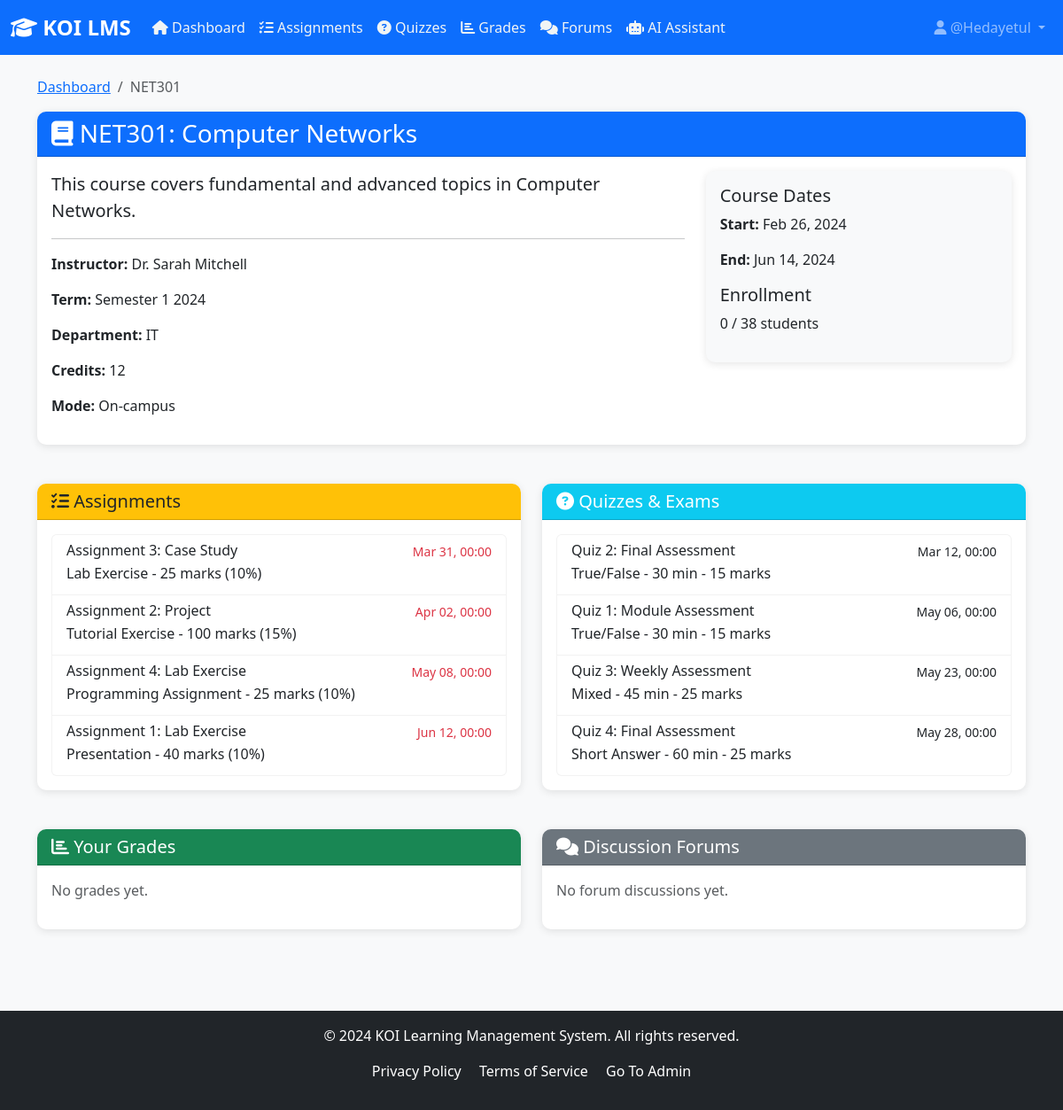
The app's page /course/NET301_Semester_1_2024/ (signed in) with its own data.
### lms_core/models.py (models this page shows, shortened)
class Course(models.Model):
    course_id = models.CharField(max_length=50, unique=True)
    course_code = models.CharField(max_length=20)
    course_name = models.CharField(max_length=200)
    instructor = models.CharField(max_length=100)
    term = models.CharField(max_length=50)
    level = models.IntegerField()
    credits = models.IntegerField()
    department = models.CharField(max_length=50)
    max_students = models.IntegerField(default=50)
    enrolled_count = models.IntegerField(default=0)
    mode = models.CharField(max_length=20, default='On-campus')
    start_date = models.DateField()
    end_date = models.DateField()
    description = models.TextField()
    class Meta:
        ordering = ['course_code', 'term']

class Assignment(models.Model):
    assignment_id = models.CharField(max_length=50, unique=True)
    course = models.ForeignKey(Course, on_delete=models.CASCADE, related_name='assignments')
    title = models.CharField(max_length=200)
    assignment_type = models.CharField(max_length=50)
    description = models.TextField()
    max_marks = models.IntegerField()
    weight = models.IntegerField()
    due_date = models.DateTimeField()
    submission_type = models.CharField(max_length=50)
    allow_late = models.BooleanField(default=False)
    late_penalty = models.IntegerField(default=0)
    class Meta:
        ordering = ['due_date']

class Quiz(models.Model):
    quiz_id = models.CharField(max_length=50, unique=True)
    course = models.ForeignKey(Course, on_delete=models.CASCADE, related_name='quizzes')
    title = models.CharField(max_length=200)
    quiz_type = models.CharField(max_length=50)
    max_marks = models.IntegerField()
    duration_minutes = models.IntegerField()
    date = models.DateTimeField()
    attempts_allowed = models.CharField(max_length=20)
    time_limit = models.BooleanField(default=True)
    shuffle_questions = models.BooleanField(default=False)
    class Meta:
        ordering = ['date']

### lms_core/views.py (the view)
# urls.py: path('course/<path:course_id>/', views.course_detail, name='course_detail'),
@login_required
def course_detail(request, course_id):
    try:
        student = request.user.student_profile
    except:
        messages.error(request, 'Student profile not found.')
        return redirect('dashboard')
    course = get_object_or_404(Course, course_id=course_id)
    enrollment = Enrollment.objects.filter(
        student=student,
        course=course
    ).first()
    if not enrollment:
        messages.error(request, 'You are not enrolled in this course.')
        return redirect('dashboard')
    assignments = Assignment.objects.filter(course=course).order_by('due_date')
    quizzes = Quiz.objects.filter(course=course).order_by('date')
    forums = Forum.objects.filter(course=course).order_by('-created_date')
    grades = Grade.objects.filter(student=student, course=course).order_by('-graded_date')
    context = {
        'course': course,
        'enrollment': enrollment,
        'assignments': assignments,
        'quizzes': quizzes,
        'forums': forums,
        'grades': grades,
    }
    return render(request, 'lms_core/course_detail.html', context)

### lms_core/templates/lms_core/course_detail.html (shortened to what this page needs)
{% extends 'lms_core/base.html' %}
{% block content %}
<div class="row">
    <div class="col-12">
        <nav aria-label="breadcrumb">
            <ol class="breadcrumb">
                <li class="breadcrumb-item"><a href="{% url 'dashboard' %}">Dashboard</a></li>
                <li class="breadcrumb-item active">{{ course.course_code }}</li>
            </ol>
        </nav>
    </div>
</div>
<div class="row mb-4">
    <div class="col-12">
        <div class="card">
            <div class="card-header bg-primary text-white">
                <h3 class="mb-0">
                    <i class="fas fa-book"></i> {{ course.course_code }}: {{ course.course_name }}
                </h3>
            </div>
            <div class="card-body">
                <div class="row">
                    <div class="col-md-8">
                        <p class="lead">{{ course.description }}</p>
                        <hr>
                        <p><strong>Instructor:</strong> {{ course.instructor }}</p>
                        <p><strong>Term:</strong> {{ course.term }}</p>
                        <p><strong>Department:</strong> {{ course.department }}</p>
                        <p><strong>Credits:</strong> {{ course.credits }}</p>
                        <p><strong>Mode:</strong> {{ course.mode }}</p>
                    </div>
                    <div class="col-md-4">
                        <div class="card bg-light">
                            <div class="card-body">
                                <h5>Course Dates</h5>
                                <p><strong>Start:</strong> {{ course.start_date|date:"M d, Y" }}</p>
                                <p><strong>End:</strong> {{ course.end_date|date:"M d, Y" }}</p>
                                <h5 class="mt-3">Enrollment</h5>
                                <p>{{ course.enrolled_count }} / {{ course.max_students }} students</p>
                            </div>
                        </div>
                    </div>
                </div>
            </div>
        </div>
    </div>
</div>
<div class="row">
    <div class="col-md-6 mb-4">
        <div class="card">
            <div class="card-header bg-warning text-dark">
                <h5 class="mb-0"><i class="fas fa-tasks"></i> Assignments</h5>
            </div>
            <div class="card-body">
                {% if assignments %}
                <div class="list-group">
                    {% for assignment in assignments %}
                    <div class="list-group-item">
                        <div class="d-flex w-100 justify-content-between">
                            <h6 class="mb-1">{{ assignment.title }}</h6>
                            <small class="text-danger">{{ assignment.due_date|date:"M d, H:i" }}</small>
                        </div>
                        <p class="mb-1">{{ assignment.assignment_type }} - {{ assignment.max_marks }} marks ({{ assignment.weight }}%)</p>
                    </div>
                    {% endfor %}
                </div>
                {% else %}
                <p class="text-muted">No assignments yet.</p>
                {% endif %}
            </div>
        </div>
    </div>
    <div class="col-md-6 mb-4">
        <div class="card">
            <div class="card-header bg-info text-white">
                <h5 class="mb-0"><i class="fas fa-question-circle"></i> Quizzes & Exams</h5>
            </div>
            <div class="card-body">
                {% if quizzes %}
                <div class="list-group">
                    {% for quiz in quizzes %}
                    <div class="list-group-item">
                        <div class="d-flex w-100 justify-content-between">
                            <h6 class="mb-1">{{ quiz.title }}</h6>
                            <small>{{ quiz.date|date:"M d, H:i" }}</small>
                        </div>
                        <p class="mb-1">{{ quiz.quiz_type }} - {{ quiz.duration_minutes }} min - {{ quiz.max_marks }} marks</p>
                    </div>
                    {% endfor %}
                </div>
                {% else %}
                <p class="text-muted">No quizzes scheduled yet.</p>
                {% endif %}
            </div>
        </div>
    </div>
</div>
<div class="row">
    <div class="col-md-6 mb-4">
        <div class="card">
            <div class="card-header bg-success text-white">
                <h5 class="mb-0"><i class="fas fa-chart-bar"></i> Your Grades</h5>
            </div>
            <div class="card-body">
                {% if grades %}
                <div class="list-group">
                    {% for grade in grades %}
                    <div class="list-group-item">
                        <div class="d-flex w-100 justify-content-between">
                            <h6 class="mb-1">{{ grade.assessment_type }}</h6>
                            <span class="badge bg-primary rounded-pill">{{ grade.percentage }}%</span>
                        </div>
                        <p class="mb-1">{{ grade.marks_obtained }}/{{ grade.max_marks }}</p>
                    </div>
                    {% endfor %}
                </div>
                {% else %}
                <p class="text-muted">No grades yet.</p>
                {% endif %}
            </div>
        </div>
    </div>
    <div class="col-md-6 mb-4">
        <div class="card">
            <div class="card-header bg-secondary text-white">
                <h5 class="mb-0"><i class="fas fa-comments"></i> Discussion Forums</h5>
            </div>
            <div class="card-body">
                {% if forums %}
                <div class="list-group">
                    {% for forum in forums %}
                    <div class="list-group-item">
                        <h6 class="mb-1">{{ forum.topic }}</h6>
                        <p class="mb-1 small">
                            Posts: {{ forum.posts_count }} | Views: {{ forum.views }} | Status: {{ forum.status }}
                        </p>
                    </div>
                    {% endfor %}
                </div>
                {% else %}
                <p class="text-muted">No forum discussions yet.</p>
                {% endif %}
            </div>
        </div>
    </div>
</div>
{% endblock %}

### lms_core/templates/lms_core/base.html (shortened to what this page needs)
<!DOCTYPE html>
<html lang="en">
<head>
    <link href="https://cdn.jsdelivr.net/npm/bootstrap@5.3.0/dist/css/bootstrap.min.css" rel="stylesheet">
    <link rel="stylesheet" href="https://cdnjs.cloudflare.com/ajax/libs/font-awesome/6.4.0/css/all.min.css">
    {% load static %}
    <link rel="stylesheet" href="{% static 'lms_core/css/style.css' %}">
</head>
<body>
    <nav class="navbar navbar-expand-lg navbar-dark bg-primary">
        <div class="container-fluid">
            <a class="navbar-brand" href="{% url 'dashboard' %}">
                <i class="fas fa-graduation-cap"></i> KOI LMS
            </a>
            <div class="collapse navbar-collapse" id="navbarNav">
                {% if user.is_authenticated %}
                <ul class="navbar-nav me-auto">
                    <li class="nav-item">
                        <a class="nav-link" href="{% url 'dashboard' %}" style="color: #f0f4f5;">
    <i class="fas fa-home"></i> Dashboard
</a>
                    </li>
                    <li class="nav-item">
                        <a class="nav-link" href="{% url 'assignments' %}" style="color: #f0f4f5;">
                            <i class="fas fa-tasks"></i> Assignments
                        </a>
                    </li>
                    <li class="nav-item">
                        <a class="nav-link" href="{% url 'quizzes' %}" style="color: #f0f4f5;">
                            <i class="fas fa-question-circle"></i> Quizzes
                        </a>
                    </li>
                    <li class="nav-item">
                        <a class="nav-link" href="{% url 'grades' %}" style="color: #f0f4f5;">
                            <i class="fas fa-chart-bar"></i> Grades
                        </a>
                    </li>
                    <li class="nav-item">
                        <a class="nav-link" href="{% url 'forums' %}" style="color: #f0f4f5;">
                            <i class="fas fa-comments"></i> Forums
                        </a>
                    </li>
                    <li class="nav-item">
                        <a class="nav-link" href="{% url 'ai_query' %}" style="color: #f0f4f5;">
                            <i class="fas fa-robot"></i> AI Assistant
                        </a>
                    </li>
                </ul>
                <ul class="navbar-nav">
                    <li class="nav-item dropdown">
                        <a class="nav-link dropdown-toggle" href="#" id="userDropdown" role="button" data-bs-toggle="dropdown">
                            <i class="fas fa-user"></i> {{ user.username }}
                        </a>
                    </li>
                </ul>
                {% endif %}
            </div>
        </div>
    </nav>
    <main class="container my-4">
        {% block content %}{% endblock %}
    </main>
    <footer class="bg-dark text-white text-center py-3 mt-5">
        <div class="container">
            <p>&copy; 2024 KOI Learning Management System. All rights reserved.</p>
            <p>
                <a href="#" class="text-white me-3">Privacy Policy</a>
                <a href="#" class="text-white me-3">Terms of Service</a>
                <a href="{% url 'admin_login' %}" class="text-white">Go To Admin</a>
            </p>
        </div>
    </footer>
    {% load static %}
</body>
</html>

### lms_core/static/lms_core/css/style.css (style rules this page uses)
:root { --primary-color: #0d6efd; --secondary-color: #6c757d; --success-color: #198754; --info-color: #0dcaf0; --warning-color: #ffc107; --danger-color: #dc3545; }
body { font-family: 'Segoe UI', Tahoma, Geneva, Verdana, sans-serif; background-color: #f8f9fa; }
.navbar-brand { font-weight: bold; font-size: 1.5rem; }
.card { border: none; border-radius: 10px; box-shadow: 0 2px 10px rgba(0,0,0,0.1); margin-bottom: 20px; }
.card-header { border-radius: 10px 10px 0 0 !important; font-weight: 600; }
.list-group-item { border: 1px solid rgba(0,0,0,0.05); }
footer { margin-top: 50px; }
footer a { text-decoration: none; }

### records on screen
Course: course_code "NET301", course_name "Computer Networks", description "This course covers fundamental and advanced topics in Computer Networks.", instructor "Dr. Sarah Mitchell", term "Semester 1 2024", department "IT", credits "12", mode "On-campus", start_date "Feb 26, 2024", end_date "Jun 14, 2024", enrolled_count "0", max_students "38"
Assignment: title "Assignment 3: Case Study", due_date "Mar 31, 00:00", assignment_type "Lab Exercise", max_marks "25", weight "10"
Assignment: title "Assignment 2: Project", due_date "Apr 02, 00:00", assignment_type "Tutorial Exercise", max_marks "100", weight "15"
Assignment: title "Assignment 4: Lab Exercise", due_date "May 08, 00:00", assignment_type "Programming Assignment", max_marks "25", weight "10"
Assignment: title "Assignment 1: Lab Exercise", due_date "Jun 12, 00:00", assignment_type "Presentation", max_marks "40", weight "10"
Quiz: title "Quiz 2: Final Assessment", date "Mar 12, 00:00", quiz_type "True/False", duration_minutes "30", max_marks "15"
Quiz: title "Quiz 1: Module Assessment", date "May 06, 00:00", quiz_type "True/False", duration_minutes "30", max_marks "15"
Quiz: title "Quiz 3: Weekly Assessment", date "May 23, 00:00", quiz_type "Mixed", duration_minutes "45", max_marks "25"
Quiz: title "Quiz 4: Final Assessment", date "May 28, 00:00", quiz_type "Short Answer", duration_minutes "60", max_marks "25"

### other values on screen
{{ user.username }} "@Hedayetul"
